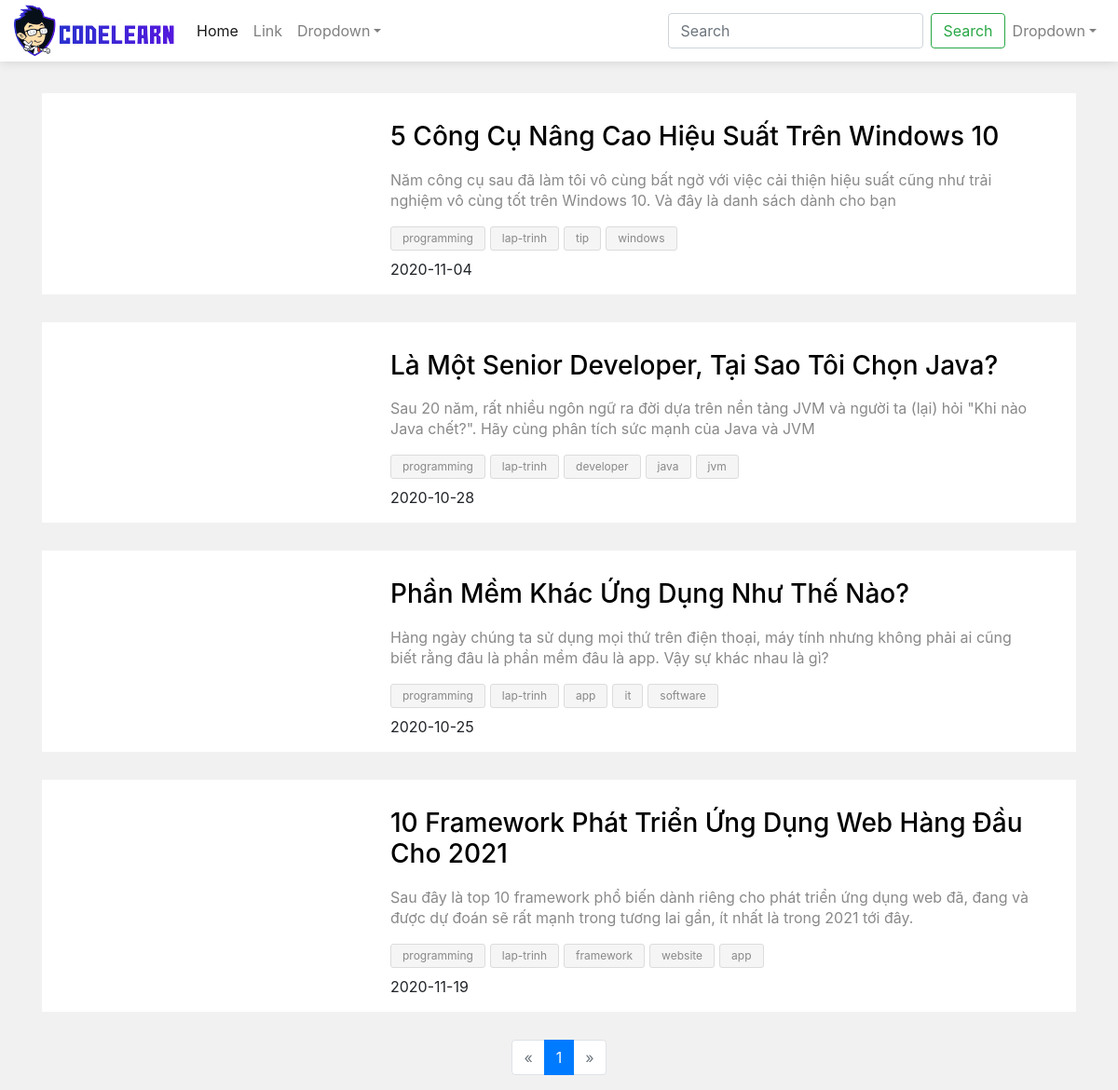
The page /tag/index.php?tag=lap-trinh on the database its author committed.
### tables this page shows
CREATE TABLE IF NOT EXISTS `news_tags` (
  `new_id` int NOT NULL,
  `tag_id` int NOT NULL,
  PRIMARY KEY (`new_id`,`tag_id`)
);

CREATE TABLE IF NOT EXISTS `news` (
  `id` int NOT NULL AUTO_INCREMENT,
  `img` text NOT NULL,
  `header_title` varchar(200) NOT NULL,
  `content` text NOT NULL,
  `description` text NOT NULL,
  `create_at` date NOT NULL,
  PRIMARY KEY (`id`)
);

CREATE TABLE IF NOT EXISTS `tags` (
  `id` int NOT NULL AUTO_INCREMENT,
  `name` varchar(30) NOT NULL,
  PRIMARY KEY (`id`),
  UNIQUE KEY `name` (`name`)
);

### app/models/Db.php (called while the page is built, shortened)
<?php
class Db{
    public static $connection = null;
    public function __construct()
    {
        if(!self::$connection){
            self::$connection = new mysqli(DB_HOST, DB_USER, DB_PASS, DB_NAME, DB_PORT);
            self::$connection->set_charset('utf8mb4');
        }
        return self::$connection;
    }
    public function select($mysql){
        $mysql->execute();
        $item = $mysql->get_result()->fetch_all(MYSQLI_ASSOC);
        return $item;
    }
}

### app/models/NewsModel.php (called while the page is built, shortened)
<?php
class NewsModel extends Db
{
    public function getTotalRowByTag($tag)
    {
        $sql = parent::$connection->prepare("SELECT COUNT(news.id) FROM news JOIN news_tags ON news_tags.new_id = news.id JOIN tags ON tags.id = news_tags.tag_id WHERE tags.name = ?");
        $sql->bind_param('s', $tag);
        return parent::select($sql)[0]['COUNT(news.id)'];
    }
    public function getNewsByTagPage($tag, $page, $perPage)
    {
        $start = ($page - 1) * $perPage;
        $sql = parent::$connection->prepare("SELECT * FROM `news` JOIN `news_tags` ON news_tags.new_id = news.id JOIN `tags` ON tags.id = news_tags.tag_id WHERE tags.name = ? LIMIT ?,?");
        $sql->bind_param('sii', $tag, $start, $perPage);
        return parent::select($sql);
    }
    public function getTagById($id)
    {
        $sql = parent::$connection->prepare("SELECT tags.name FROM `news` JOIN news_tags ON news_tags.new_id = news.id JOIN tags ON tags.id = news_tags.tag_id WHERE news.id=?");
        $sql->bind_param('i', $id);
        return parent::select($sql);
    }
}

### tag/index.php (the view, shortened to what this page needs)
<?php
require_once '../component/Navbar.php';
require_once '../component/Pagination.php';
require_once '../component/Tag.php';
$perPage = 6;
$page = 1;
$tag = '';
if (isset($_GET['tag'])) {
	$tag = $_GET['tag'];
}
$newModel = new NewsModel();
$newList = $newModel->getNewsByTagPage($tag, $page, $perPage);
?>
<!DOCTYPE html>
<html lang="en">
<head>
	<link rel="stylesheet" href="https://maxcdn.bootstrapcdn.com/bootstrap/4.0.0/css/bootstrap.min.css">
	<link rel="stylesheet" href="/<?php echo BASE_URL ?>/public/css/listNews.css">
	<link rel="stylesheet" href="/<?php echo BASE_URL ?>/public/css/style.css">
</head>
<body>
	<?php echo Navbar::createNavbar() ?>
	<div class="container test">
		<?php foreach ($newList as $value) { ?>
			<div class="list-items">
				<div class="item">
					<div class="row">
						<div class="col-md-4">
						</div>
						<div class="col-md-8">
							<h3 class="header-title"><a href="/<?php echo BASE_URL ?>/post/?id=<?php echo $value['id'] ?>"><?php echo $value['header_title'] ?></a></h3>
							<p class="description"><?php echo $value['description'] ?></p>
							<?php echo Tag::createTag($value['new_id']) ?>
							<div class="create-at"><?php echo $value['create_at'] ?></div>
						</div>
					</div>
				</div>
			</div>
		<?php } ?>
	</div>
	<nav aria-label="Page navigation">
		<ul class="pagination justify-content-center">
			<?php
			$link = '/' . BASE_URL . '/tag/?tag=' . $tag . '&';
			echo Pagination::createPageLinks($newModel->getTotalRowByTag($tag), $perPage, $page, $link); ?>
		</ul>
	</nav>
</body>
</html>

### component/Tag.php (shortened to what this page needs)
<?php
class Tag
{
    public static function createTag($id)
    {
        $newsModel = new NewsModel();
        $tagList = $newsModel->getTagById($id);
        $result = '<div class="row tag-list">
            <div class="col-md-12 tag-scroll">';
        foreach ($tagList as $value) {
            $result .= '<span><a href="/' . BASE_URL . '/tag/?tag='.$value['name'].'">'.$value['name'].'</a></span>';
        }
        $result .= '</div>
        </div>';
        return $result;
    }
}

### public/css/listNews.css (style rules this page uses)
body { background-color: #f1f1f1; }
.list-items { background-color: #fff; }
.list-items .item { margin-bottom: 30px; padding: 15px 44px 15px 13px; border-radius: 3px; }

### public/css/style.css (style rules this page uses)
body { background-color: #f1f1f1; }
.tag-list span a { padding: 5px 12px; font-size: 12px; line-height: 14px; display: block; color: #898989; text-decoration: none; background-color: transparent; }
.tag-list span { display: inline-block; margin-bottom: 5px; margin-right: 5px; border: 1px solid #dcdcdc; border-radius: 3px; background: #f5f5f5; transition: all 300ms; }
.tag-list .tag-scroll { white-space: nowrap; margin-bottom: 3px; overflow-x: hidden; overflow-y: hidden; padding-left: 0; margin-left: 15px; }
.test { margin-top: 100px; }

### tag/index.php (style rules this page uses)
.header-title a, .header-title a:hover { color: black; text-decoration: none; }
.header-title { margin: 15px 0 18px 0; }
.description { color: #898989; font-size: 16px; line-height: 22px; }

### rows shown on the page
news_tags: new.header_title "5 Công Cụ Nâng Cao Hiệu Suất Trên Windows 10", new.description "Năm công cụ sau đã làm tôi vô cùng bất ngờ với việc cải thiện hiệu suất cũng như trải nghiệm vô cùng tốt trên Windows 10. Và đây là danh sách dành cho bạn", new.create_at "2020-11-04"
tags: name "programming"
tags: name "lap-trinh"
tags: name "tip"
tags: name "windows"
news_tags: new.header_title "Là Một Senior Developer, Tại Sao Tôi Chọn Java?", new.description "Sau 20 năm, rất nhiều ngôn ngữ ra đời dựa trên nền tảng JVM và người ta (lại) hỏi \"Khi nào Java chết?\". Hãy cùng phân tích sức mạnh của Java và JVM", new.create_at "2020-10-28"
tags: name "developer"
tags: name "java"
tags: name "jvm"
news_tags: new.header_title "Phần Mềm Khác Ứng Dụng Như Thế Nào?", new.description "Hàng ngày chúng ta sử dụng mọi thứ trên điện thoại, máy tính nhưng không phải ai cũng biết rằng đâu là phần mềm đâu là app. Vậy sự khác nhau là gì?", new.create_at "2020-10-25"
tags: name "app"
tags: name "it"
tags: name "software"
news_tags: new.header_title "10 Framework Phát Triển Ứng Dụng Web Hàng Đầu Cho 2021", new.description "Sau đây là top 10 framework phổ biến dành riêng cho phát triển ứng dụng web đã, đang và được dự đoán sẽ rất mạnh trong tương lai gần, ít nhất là trong 2021 tới đây.", new.create_at "2020-11-19"
tags: name "framework"
tags: name "website"
